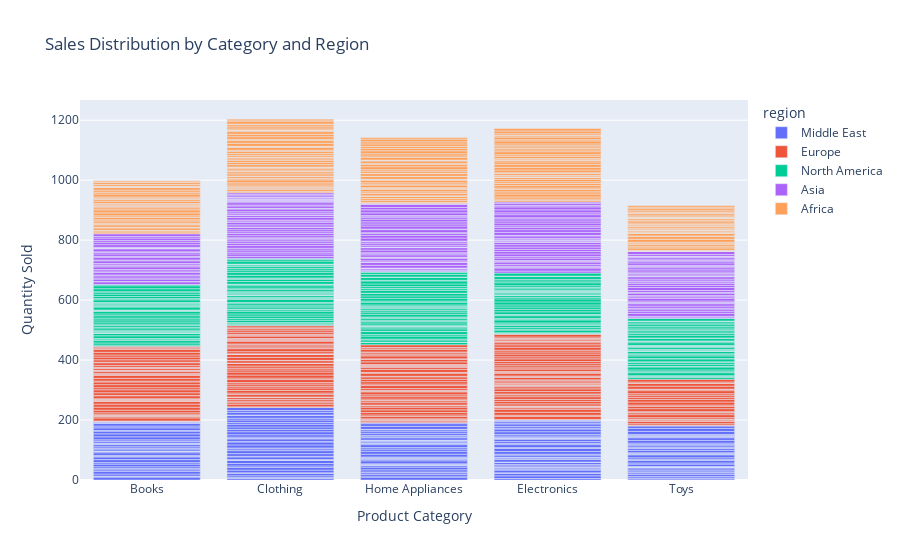

The notebook cell this image was saved under:
### Code cell
fig = px.bar(
    data_frame=z,
    x='category',
    y='quantity',
    color='region',
    title='Sales Distribution by Category and Region',
    labels={'category': 'Product Category', 'quantity': 'Quantity Sold'}
)

fig.show()

### Figure 1 — Plotly figure (JSON) as saved in the notebook; plotly's stock layout.template omitted (floating-point values rounded to 4 significant figures; data arrays with more than 128 entries replaced by an {"elided": "..."} marker saying what was removed)
{"data": [{"alignmentgroup": "True", "hovertemplate": "region=Middle East<br>Product Category=%{x}<br>Quantity Sold=%{y}<extra></extra>", "legendgroup": "Middle East", "marker": {"color": "#636efa", "pattern": {"shape": ""}}, "name": "Middle East", "offsetgroup": "Middle East", "orientation": "v", "showlegend": true, "textposition": "auto", "type": "bar", "x": {"elided": "187 str values"}, "xaxis": "x", "y": {"elided": "187 int values"}, "yaxis": "y"}, {"alignmentgroup": "True", "hovertemplate": "region=Europe<br>Product Category=%{x}<br>Quantity Sold=%{y}<extra></extra>", "legendgroup": "Europe", "marker": {"color": "#EF553B", "pattern": {"shape": ""}}, "name": "Europe", "offsetgroup": "Europe", "orientation": "v", "showlegend": true, "textposition": "auto", "type": "bar", "x": {"elided": "215 str values"}, "xaxis": "x", "y": {"elided": "215 int values"}, "yaxis": "y"}, {"alignmentgroup": "True", "hovertemplate": "region=North America<br>Product Category=%{x}<br>Quantity Sold=%{y}<extra></extra>", "legendgroup": "North America", "marker": {"color": "#00cc96", "pattern": {"shape": ""}}, "name": "North America", "offsetgroup": "North America", "orientation": "v", "showlegend": true, "textposition": "auto", "type": "bar", "x": {"elided": "206 str values"}, "xaxis": "x", "y": {"elided": "206 int values"}, "yaxis": "y"}, {"alignmentgroup": "True", "hovertemplate": "region=Asia<br>Product Category=%{x}<br>Quantity Sold=%{y}<extra></extra>", "legendgroup": "Asia", "marker": {"color": "#ab63fa", "pattern": {"shape": ""}}, "name": "Asia", "offsetgroup": "Asia", "orientation": "v", "showlegend": true, "textposition": "auto", "type": "bar", "x": {"elided": "195 str values"}, "xaxis": "x", "y": {"elided": "195 int values"}, "yaxis": "y"}, {"alignmentgroup": "True", "hovertemplate": "region=Africa<br>Product Category=%{x}<br>Quantity Sold=%{y}<extra></extra>", "legendgroup": "Africa", "marker": {"color": "#FFA15A", "pattern": {"shape": ""}}, "name": "Africa", "offsetgroup": "Africa", "orientation": "v", "showlegend": true, "textposition": "auto", "type": "bar", "x": {"elided": "197 str values"}, "xaxis": "x", "y": {"elided": "197 int values"}, "yaxis": "y"}], "layout": {"barmode": "relative", "legend": {"title": {"text": "region"}, "tracegroupgap": 0}, "title": {"text": "Sales Distribution by Category and Region"}, "xaxis": {"anchor": "y", "domain": [0, 1], "title": {"text": "Product Category"}}, "yaxis": {"anchor": "x", "domain": [0, 1], "title": {"text": "Quantity Sold"}}}}
